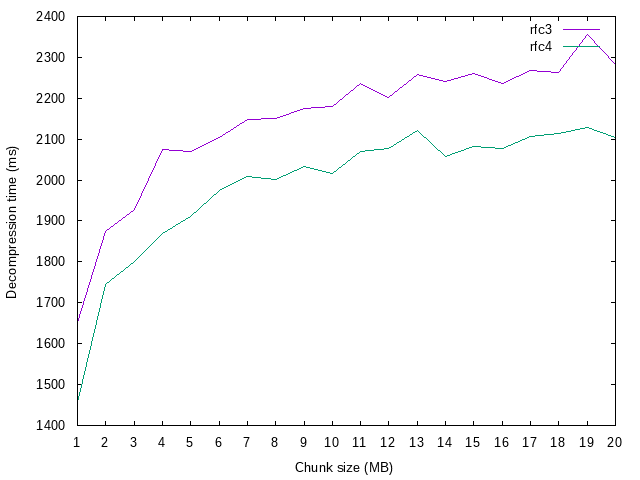

Recreate this plot in gnuplot.
set terminal png size 640,480 enhanced font "Helvetica,10"
set output 'plots/big_decomp.png'
set xtics 1
set xlabel "Chunk size (MB)"
set ylabel "Decompression time (ms)"
plot "plots/big_decomp.data" using 1:2 title 'rfc3' with lines, \
     "plots/big_decomp.data" using 1:3 title 'rfc4' with lines

